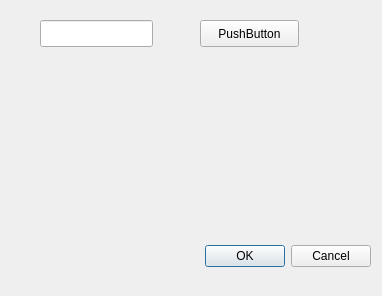
<?xml version="1.0" encoding="UTF-8"?>
<ui version="4.0">
 <class>Dialog</class>
 <widget class="QDialog" name="Dialog">
  <property name="geometry">
   <rect>
    <x>0</x>
    <y>0</y>
    <width>382</width>
    <height>296</height>
   </rect>
  </property>
  <property name="windowTitle">
   <string>Dialog</string>
  </property>
  <widget class="QDialogButtonBox" name="buttonBox">
   <property name="geometry">
    <rect>
     <x>30</x>
     <y>240</y>
     <width>341</width>
     <height>32</height>
    </rect>
   </property>
   <property name="orientation">
    <enum>Qt::Horizontal</enum>
   </property>
   <property name="standardButtons">
    <set>QDialogButtonBox::Cancel|QDialogButtonBox::Ok</set>
   </property>
  </widget>
  <widget class="QPushButton" name="pushButton">
   <property name="geometry">
    <rect>
     <x>200</x>
     <y>20</y>
     <width>99</width>
     <height>27</height>
    </rect>
   </property>
   <property name="text">
    <string>PushButton</string>
   </property>
  </widget>
  <widget class="QLineEdit" name="lineEdit">
   <property name="geometry">
    <rect>
     <x>40</x>
     <y>20</y>
     <width>113</width>
     <height>27</height>
    </rect>
   </property>
  </widget>
 </widget>
 <resources/>
 <connections>
  <connection>
   <sender>buttonBox</sender>
   <signal>rejected()</signal>
   <receiver>Dialog</receiver>
   <slot>reject()</slot>
   <hints>
    <hint type="sourcelabel">
     <x>316</x>
     <y>260</y>
    </hint>
    <hint type="destinationlabel">
     <x>286</x>
     <y>274</y>
    </hint>
   </hints>
  </connection>
  <connection>
   <sender>buttonBox</sender>
   <signal>accepted()</signal>
   <receiver>Dialog</receiver>
   <slot>accept()</slot>
   <hints>
    <hint type="sourcelabel">
     <x>248</x>
     <y>254</y>
    </hint>
    <hint type="destinationlabel">
     <x>157</x>
     <y>274</y>
    </hint>
   </hints>
  </connection>
 </connections>
</ui>
